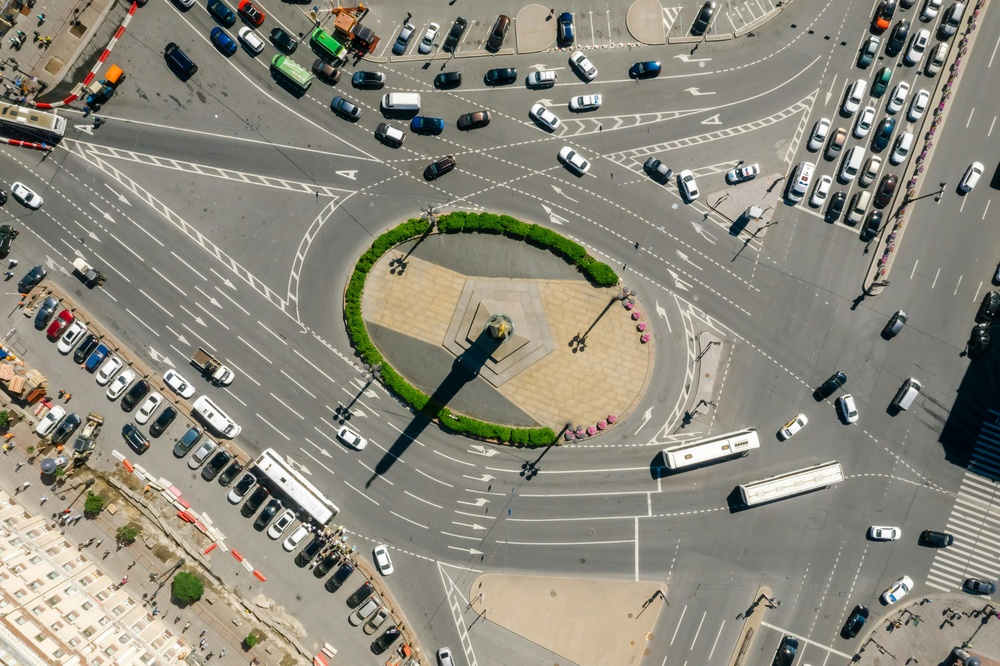
#> input picture Thursday 10:40 - 12:30/E22CSEU0901/LAB 6/road.jpg, 1000 x 666 px, shrunk from 5464 x 3640 before the run, given in place of road.webp, which was not available
$ jupyter execute --allow-errors ACV_Lab6.ipynb   (shell and % lines are left out)
#> lines starting #> are read from the running program, lines starting #| are printed output that depends on the picture; pictures that were not available may be replaced by others from this repository, and a replacement may not be noted
[cell 1]
import cv2
import numpy as np
import matplotlib.pyplot as plt


image = cv2.imread('tri.jpg')

# Convert to grayscale
#> (the rest of this cell did not finish here and is left out)

[cell 2]
import numpy as np
import cv2
import matplotlib.pyplot as plt
from skimage.filters import gabor, threshold_otsu
from skimage.feature import local_binary_pattern
from skimage.io import imread


#> (the rest of this cell did not finish here and is left out)

[cell 3]
import cv2
import numpy as np
import matplotlib.pyplot as plt

# edge-detected image for line detection
image = cv2.imread('road.webp')
#> image is the input picture: shape (666, 1000, 3); mean B, G, R 124.4, 137.1, 140.3
edges = cv2.Canny(image, 50, 150)
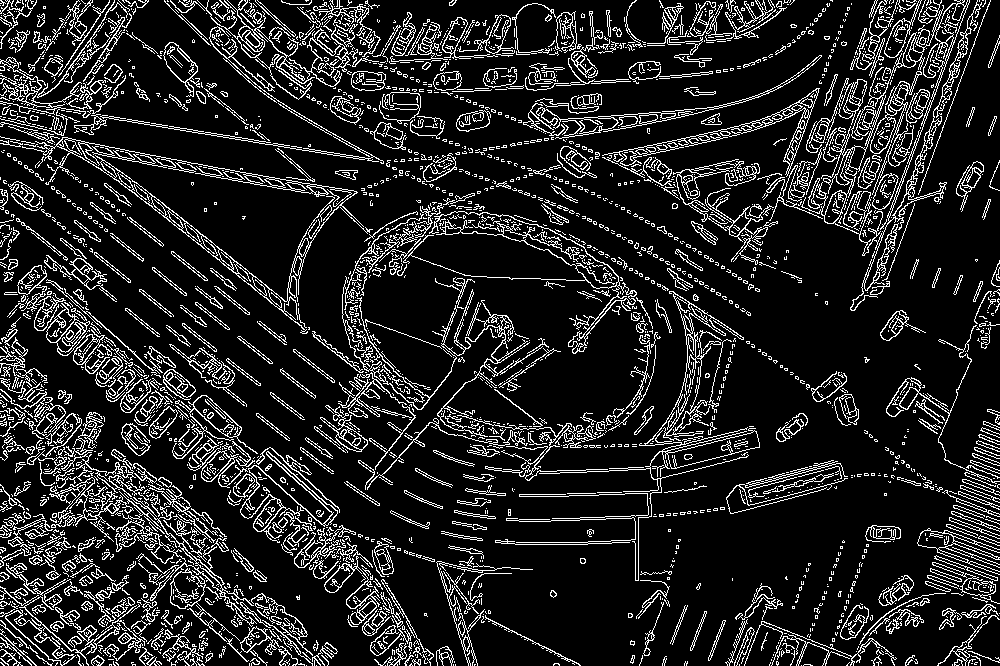
#> edges: shape (666, 1000); 14.1% white in thin lines or dots

# Hough Transform for Line Detection
lines = cv2.HoughLinesP(edges, 1, np.pi/180, threshold=125, minLineLength=15, maxLineGap=100)#Minimum number of intersections in the Hough space
#> lines = 275 rows, first 6: [23, 512, 997, 478], [3, 102, 999, 260], [6, 89, 982, 21], [2, 659, 660, 1], [21, 103, 900, 242], [328, 663, 990, 1]
line_image = image.copy()

if lines is not None:
    for line in lines:
        x1, y1, x2, y2 = line[0]
        cv2.line(line_image, (x1, y1), (x2, y2), (0, 255, 0), 2)
#> this loop made 275 passes
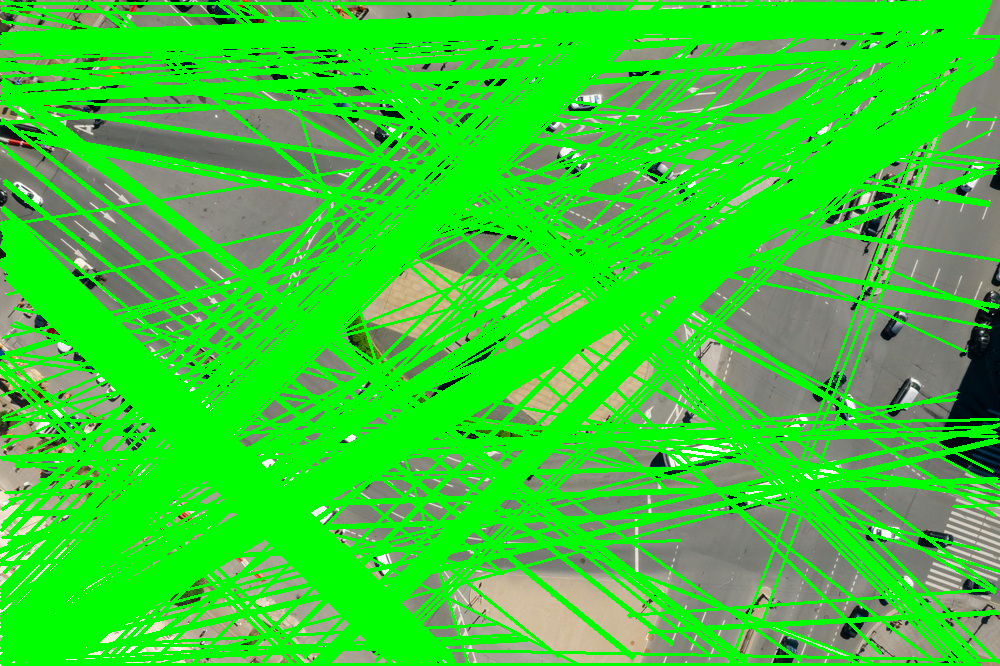
#> line_image: shape (666, 1000, 3); mean B, G, R 49.7, 206.2, 55.5

# image for circle detection
eye_image = cv2.imread('balls.jpg')
#> (the rest of this cell did not finish here and is left out)

$ run again, with Friday 08:30 - 10:30/E22CSEU1069_Adv_Cv_Labs/LAB 5/rgb_image.jpg copied over Thursday 10:40 - 12:30/E22CSEU0901/LAB 6/road.jpg
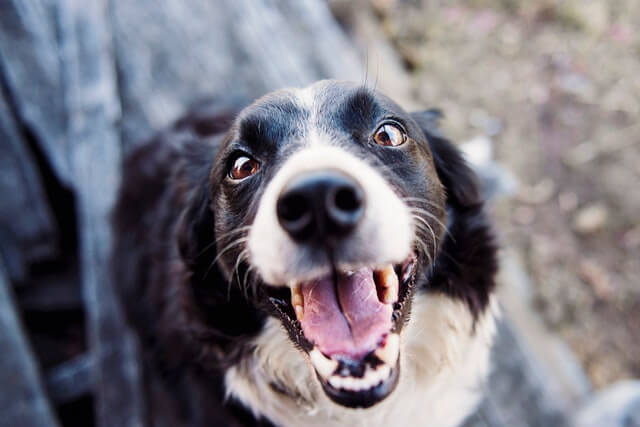
#> input picture Friday 08:30 - 10:30/E22CSEU1069_Adv_Cv_Labs/LAB 5/rgb_image.jpg, 640 x 427 px, given in place of road.webp, which was not available
#> image is the input picture: shape (427, 640, 3); mean B, G, R 127.7, 119, 122.2
#> `edges = cv2.Canny(image, 50, 150)`:
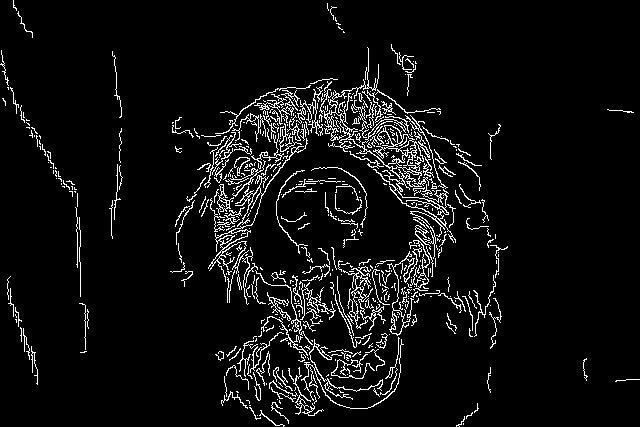
#> edges: shape (427, 640); 6% white in thin lines or dots
#> lines = None
